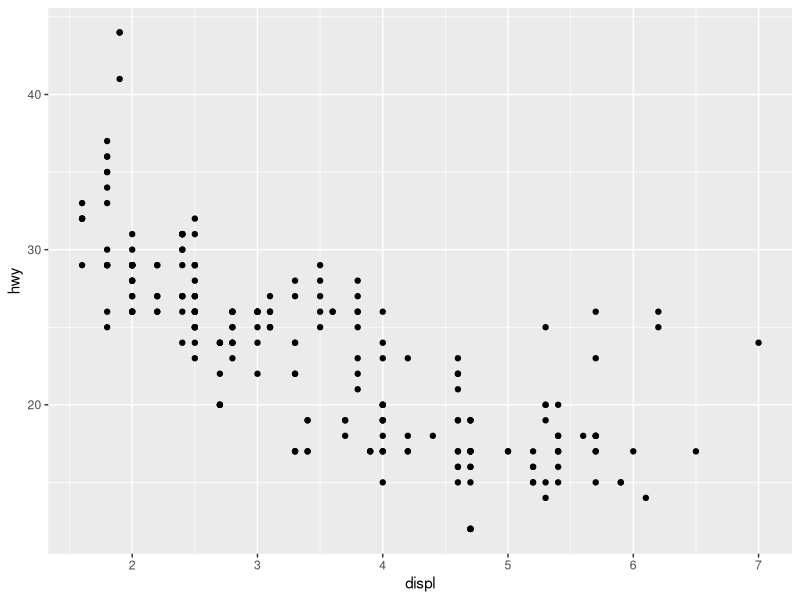
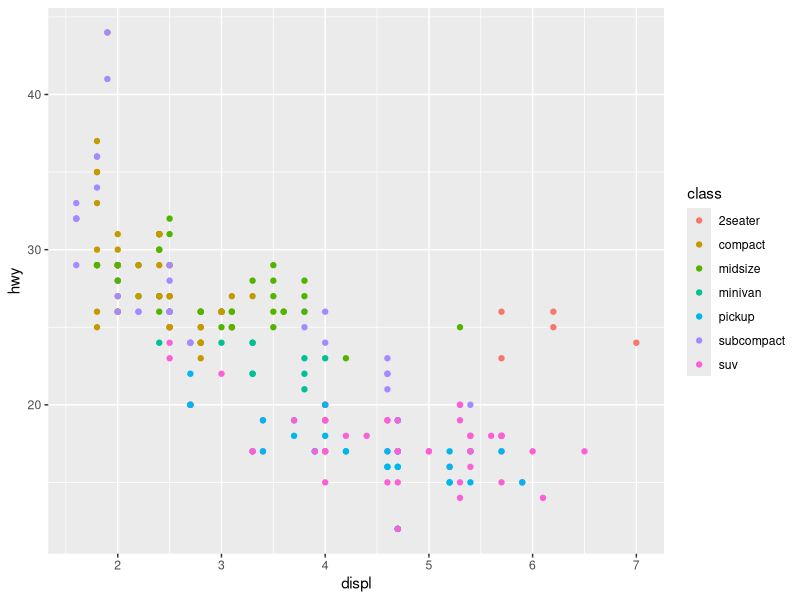
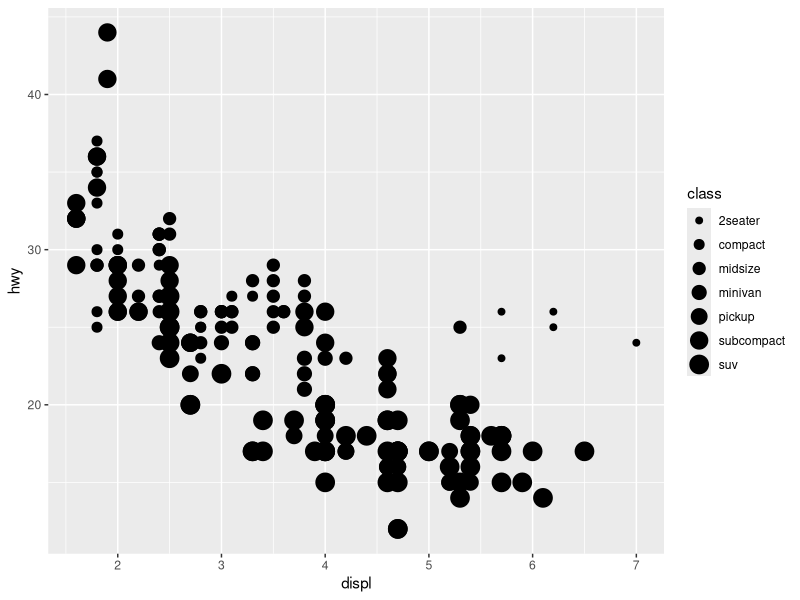
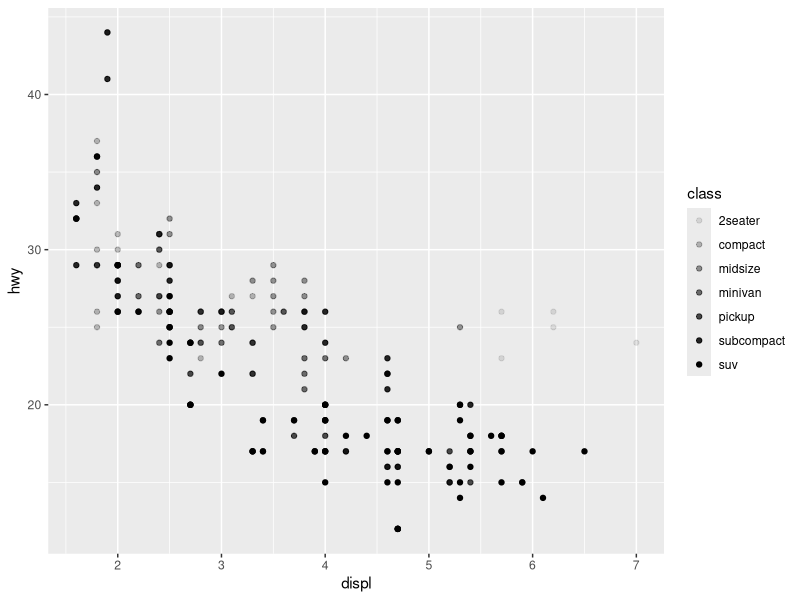
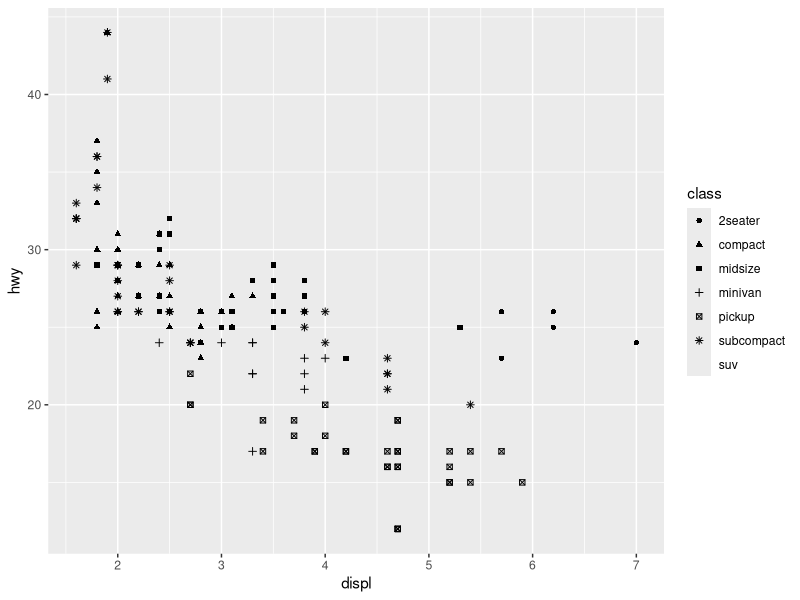
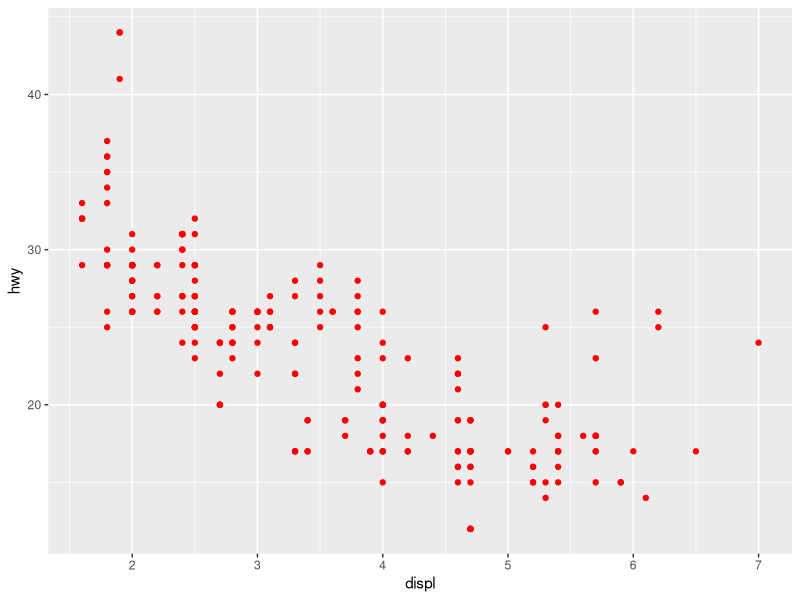
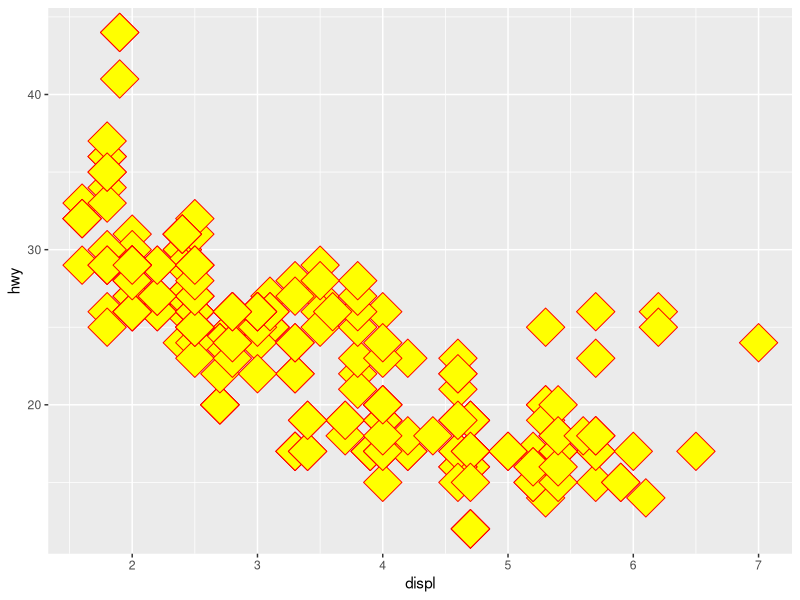
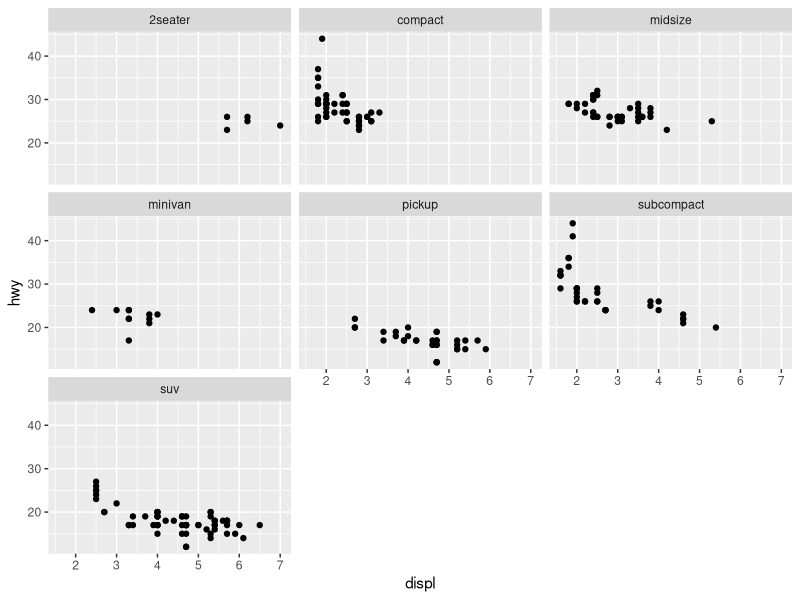

Source code (R) for these figures, in order:
#Data Visualization - 6th October 2021
library(tidyverse)

#tidyverse 1.3.1 ──
# ✓ ggplot2 3.3.5     ✓ purrr   0.3.4
# ✓ tibble  3.1.5     ✓ dplyr   1.0.7
# ✓ tidyr   1.1.4     ✓ stringr 1.4.0
# ✓ readr   2.0.2     ✓ forcats 0.5.1


#Preguntas que nos plantean:

#Los coches con motor más grande consumen más combustible
#que los coches con motor más pequeño.
#La relación consumo / tamaño es lineal? Es no lineal? Es exponencial?
#Es positiva? Es negativa?

View(mpg)
?mpg #help(mpg)
# displ: Tamaño de la cilindrada del motor del vehículo en litros.
# hwy: nº de millas recorridas en autopista por galón de combustible. (3,785411784 litros)
# Es una medida de la eficencia energética cuando el coche va por la autopista, cuántas millas
#es capaz de recorrer sólo con un galón de gasolina. 

#Scatter plot(nube de puntos)
ggplot(data = mpg) +
  geom_point(mapping = aes(x = displ, y = hwy))

# Este gráfico nos muestra una relación negativa entre el tamaño del motor
# y la eficiencia energética del combustible, es decir, cuánto mayor es el motor, 
# menos millas hace el coche, menor eficiencia y por tanto, más gasta el vehículo. 


# Queremos ver si aquellos puntos que salen del patrón general, es decir aquellos
# con un alto displ y bajo hwy (denominados outliers) se corresponden a vehículos
#híbridos ya que así justificaría que se diese esta situación ya que no sólo gastan
# combustible sino que gastan electricidad.

#Para llevar a cabo lo anterior, vamos a utilizar la variable class y vamos a 
#a representar la nube de puntos en función de dicha variable. Para ello, se
#modifica la estética de los puntos "aes". La estética incluye la posición, el 
# tamaño, forma o incluso el color de los puntos.

ggplot(data = mpg) + 
  geom_point(mapping = aes(x = displ, y = hwy, color = class))

# La conclusión que podemos sacar es que casi todos estos outliers (gran tamaño
#de motor pero bajo nivel de consumo) son coches 2seater, coches de dos asientos,
#es decir, coche para dos personas. Un 2seater podría ser un convertible, 
#un descapotable o coches pequeños. 
#En efecto, estos coches no tienen pinta de que vayan a ser híbridos, de hecho
#un coche de dos asientos es todo lo contrario, es un deportivo. Sin embargo, 
#parece ser que los coches deportivos tienen un motor más grande en cuanto a 
#capacidad de combustible que un suv (utilitario común familiar) ya que están
#mucho más a la derecha, incluso también más que las furgonetas pickup, pero
#también tiene un cuerpo más pequeño que un compacto o un midsize, lo que hace que 
#compense el tener un motor grande y ser más ergónomico, aereodinámico para
#obtener un número de millas más alto por unidad de galón. Por tanto, estos 
#coches parece ser que cumplen las expectativas y cuadran con los datos que teníamos.

#También podríamos haber mapeado la clase a la estética del tamaño de los puntos:
# (conviene que sea numérico)

ggplot(data = mpg) + 
  geom_point(mapping = aes(x = displ, y = hwy, size = class))

#Ahora podríamos utilizar la estética de alpha que controle la transparencia
#de los puntos.

ggplot(data = mpg) + 
  geom_point(mapping = aes(x = displ, y = hwy, alpha = class))

# A continuación vamos a utilizar la estética de la forma de los puntos.
#(solo permite 6 formas a la vez).

ggplot(data = mpg) + 
  geom_point(mapping = aes(x = displ, y = hwy, shape = class))

#Además podemos elegir de forma manual la estética.
#Estética global:fuera del mapping

ggplot(data = mpg)+
  geom_point(mapping = aes(x = displ, y = hwy), color = "red")
#color = nombre del color en formato string
#size = tamaño del punto en mm
#shape = forma del punto con números desde el 0 al 25.
# 0 - 14: son formas huecas y por tanto sólo se le puede cambiar el color.
# 15 - 20: son formas rellenas de color, por tanto se le puede cambiar el color.
# 21 - 25: son formas con borde y relleno, y se les puede cambiar el color (borde)
# y el fill (relleno).

ggplot(data = mpg)+
  geom_point(mapping = aes(x = displ, y = hwy),
             shape = 23, size = 10, color = "red",
             fill = "yellow")


## FACETS: Dividir el plot en subplots, cada una correspondiente a una categoría.
# facet_wrap(~<FORMULA_VARIABLE>): La variable debe ser discreta categórica. Realiza un
#gráfico para cada categoría.

ggplot(data = mpg) +
  geom_point(mapping = aes(x = displ, y = hwy)) + #Representacion de los datos
  facet_wrap(~class, nrow = 3) #Distribución, segmentación segun una variable.

# facet_grid(<FORMULA_VARIABLE1>~<FORMULA_VARIABLE2>) Para combinar dos
# variables categóricas.

ggplot(data = mpg) +
  geom_point(mapping = aes(x = displ, y = hwy)) +
  facet_grid(drv~cyl)

ggplot(data = mpg) +
  geom_point(mapping = aes(x = displ, y = hwy)) +
  facet_grid(.~cyl)


# OBJETO GEOMÉTRICO:
# Es lo que se utiliza en ggplot2 para representar visualmente el dato.

# Diferentes geometrías:

ggplot(data = mpg) +
  geom_point(mapping = aes(x = displ, y = hwy))

ggplot(data = mpg) +
  geom_smooth(mapping = aes(x = displ, y = hwy))

ggplot(data = mpg) +
  geom_smooth(mapping = aes(x = displ, y = hwy, linetype = drv, color = drv))

ggplot(data = mpg) +
  geom_point(mapping = aes(x = displ, y = hwy,  color = drv)) +
  geom_smooth(mapping = aes(x = displ, y = hwy, linetype = drv, color = drv))



ggplot(data = mpg) + 
  geom_smooth(mapping = aes(x = displ, y = hwy ,group = drv, color = drv))

ggplot(data = mpg) + 
  geom_smooth(mapping = aes(x = displ, y = hwy, group = drv, color = drv),
              show.legend = T)
# Estamos forzando que nos aparezca la leyenda con el argumento show.legend


ggplot(data = mpg)+
  geom_point(mapping = aes(x = displ, y = hwy)) +
  geom_smooth(mapping = aes(x= displ, y = hwy))

# En el código anterior estamos aplicando dos geometrías, pero el problema
#que existe es que se repite el mapping en ambos casos, y si queremos cambiar
#por ejemplo, la variable y tendríamos que hacerlo en cada geometría y se nos
#podría olvidar en alguna y la liamos. Por esta razón, la estética se suele
# introducir en el ggplot para que sea globales para todas las geometrías.

ggplot(data = mpg, mapping = aes(x = displ, y = hwy)) +
  geom_point(mapping = aes(shape = class)) +
  geom_smooth(mapping = aes(color = drv))


#Además, podemos realizar una geometría sobre un subconjunto de los datos.
# Cada geometría puede tener su propio mapping (local) y siempre prevalecerá al 
#mapping global.

ggplot(data = mpg, mapping = aes( x = displ, y = hwy)) +
  geom_point(mapping = aes(color = class)) +
  geom_smooth(data = filter(mpg, class == "suv"), se = F)

#se: Elimina el intervalo de confianza.




# Ejemplo del dataset de diamantes----

View(diamonds)
?diamonds
# carat: El peso del diamante(en kilates)
# cut: Calidad de corte del diamante (Regular, Bueno, Muy bueno, Premium, Ideal)
# color: El color del diamante, desde D (el mejor) hasta J (el peor).
# clarity: Una medida de la claridad del diamante (I1 (peor), SI2, SI1, 
# VS2, VS1, VVS2, VVS1, IF (mejor))
# depth: Porcentaje total de profundidad
# table: Anchura de la parte superior del diamante en relación con el punto 
# más ancho
# price: El precio del diamante en dólares
# x, y, z: longitud, anchura y profundidad del diamente en milimétros.

## Diagrama de barras ----

ggplot(data = diamonds) +
  geom_bar(mapping = aes(x = cut))

?geom_bar
# Utiliza la función stat_count() que cuenta el nº de casos para cada categoría.

ggplot(data = diamonds) +
  stat_count(mapping = aes(x = cut))

#Esta transformación funciona porque toda la geometria tiene por defecto un stat.
# Todos los stat se corresponden a una geometría por defecto.Por tanto, podemos
# usar la geometría sin preocuparnos de las transformación estadísticas(stat) 
#subyacentes.


demo_diamonds <- tribble(
  ~cut,       ~freqs,
  "Fair",       1610,
  "Good",       4906,
  "Very Good", 12082,
  "Premium",   13791,
  "Ideal",     21551
)

# Nº de casos:
ggplot(data = demo_diamonds) +
  geom_bar(mapping = aes(x = cut, y = freqs),
           stat = "identity" )

# Proporción de casos:

ggplot(data = diamonds) +
  geom_bar(mapping = aes(x = cut, y = ..prop.., group = 1)) 
#group = 1: Para que haya una agrupación por filas, es decir, agrupación 
# de las x. La suma debe dar 1.

ggplot(data = diamonds) +
  stat_summary(mapping = aes(x = cut, y = depth),
               fun.min = min,
               fun.max = max,
               fun = median)
# Estamos representando el min, max y mediana de la profundidad para cada 
#clase de corte.

# Resumen estadístico:
ggplot(data = diamonds) +
  stat_summary(mapping = aes(x = cut, y = price),
               fun.min = min,
               fun.max = max,
               fun = mean)
# Vemos que no hay mucha diferencia de precio entre calidades del diamante.


# Colores y formas de los gráficos:

ggplot(data = diamonds) +
  geom_bar(mapping = aes(x = cut, colour = cut))

ggplot(data = diamonds) +
  geom_bar(mapping = aes(x = cut, fill = cut))

# Diagrama de barras apilado: apila las barras
# position = stack 
ggplot(data = diamonds)+
  geom_bar(mapping = aes(x = cut, fill = color))

ggplot(data = diamonds)+
  geom_bar(mapping = aes(x = cut, fill = clarity))

## position = "identity": se suporponen las barras

ggplot(data = diamonds, mapping = aes(x = cut, fill = clarity))+
  geom_bar(position = "identity", alpha = 0.2)

ggplot(data = diamonds, mapping = aes(x = cut, colour = clarity))+
  geom_bar(position = "identity", fill = NA)

## position = "fill": para comparar proporciones

ggplot(data = diamonds, mapping = aes(x = cut, fill = clarity))+
  geom_bar(position = "fill")

## position = "dodge":para cada categoria tiene un diagrama de barras

ggplot(data = diamonds, mapping = aes(x = cut, fill = clarity))+
  geom_bar(position = "dodge")


# Volvemos al scatterplot: No pinta todos los puntos ya que se redondean
#los valores de hwy y displ por lo que hay puntos que se suponerponen.
# A este problema se le denonima OVERPLOTTING. No podemos ver la concentración
# de los vehiculos.

#position = "jitter": Añade ruido a los puntos.
ggplot(data = mpg, mapping = aes(x = displ, y = hwy)) +
  geom_point(position = "jitter")

# Realmente se utiliza:
ggplot(data = mpg, mapping = aes(x = displ, y = hwy)) +
  geom_jitter()

?position_stack
?position_identity
?position_fill
?position_dodge
?position_jitter

